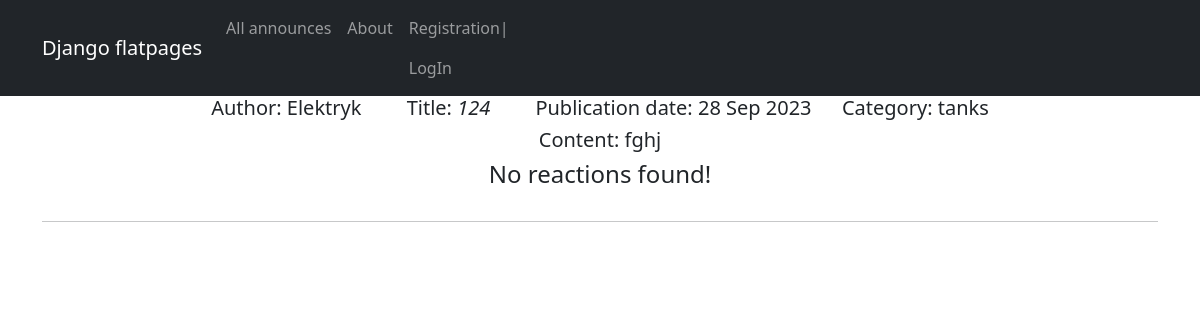
The page /announce/19/ on the database as committed earlier.
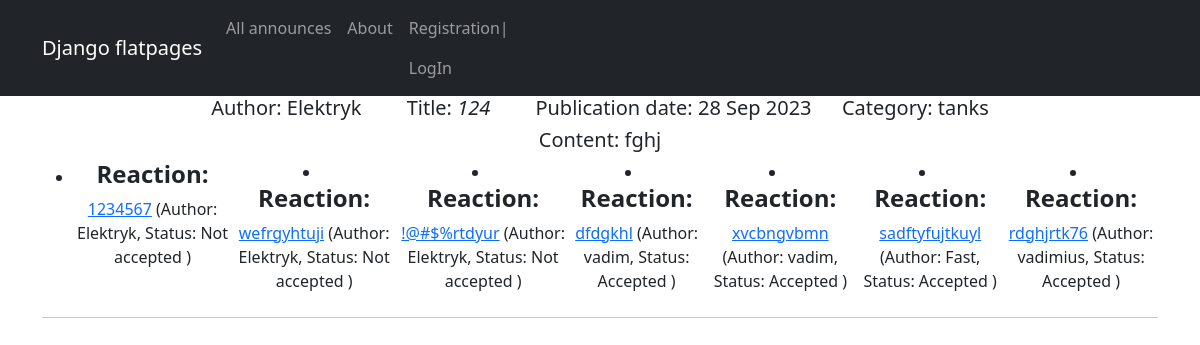
The same page on the database as committed later.
### content/models.py (models this page shows, shortened)
class Announce(models.Model):
	CATEGORY = (
		('tanks', 'Танки'),
		('heals', 'Хилы'),
		('dd', 'ДД'),
		('sellers', 'Торговцы'),
		('guildmasters', 'Гильдмастера'),
		('questgivers', 'Квестгиверы'),
		('smiths', 'Кузнецы'),
		('tanners', 'Кожевники'),
		('potionmakers', 'Зельевары'),
		('spellmasters', 'Мастера заклинаний'),
	)
	author = models.ForeignKey(User, on_delete=models.CASCADE)
	title = models.CharField(max_length=64)
	text = models.TextField()
	category = models.CharField(max_length=16, choices=CATEGORY, default='tanks')
	dateCreation = models.DateTimeField(auto_now_add=True)
	upload = models.FileField(upload_to='uploads/', blank=True)

class UserReaction(models.Model):
	author = models.ForeignKey(User, on_delete=models.CASCADE)
	text = models.TextField()
	announce = models.ForeignKey(Announce, on_delete=models.CASCADE, related_name='reactions')
	dateCreation = models.DateTimeField(auto_now_add=True)
	status = models.BooleanField(default=False)

### content/views.py (the view)
# urls.py: path('<int:pk>/', AnnounceDetail.as_view(), name='announce_detail'),
class AnnounceDetail(DetailView):
    model = Announce
    template_name = 'announce_id.html'
    context_object_name = 'Announce_id'
    def get_context_data(self, **kwargs):
        context = super().get_context_data(**kwargs)
        reacts = UserReaction.objects.filter(announce_id=self.kwargs['pk'])
        context['reacts'] = reacts
        return context

### templates/announce_id.html (shortened to what this page needs)
{% extends 'flatpages/default.html' %}
{% block content %}
{% if Announce_id %}
    <h5>
        Author: {{ Announce_id.author }}&emsp;&emsp;
        Title: <i>{{ Announce_id.title|truncatewords:2 }}</i>&emsp;&emsp;
        Publication date: {{ Announce_id.dateCreation|date:'d M Y' }} &emsp;
        Category: {{ Announce_id.category }}
    </h5>
    <h5>Content: {{ Announce_id.text|truncatewords:5 }}</h5>
    <div class="d-flex justify-content-md-center">
        {% if reacts %}
        <ul>
            {% for react in reacts %}
            <li>
                <h4><b>Reaction:</b></h4>
                <a href="{% url 'react_detail' pk=react.id %}">{{ react.text|truncatewords:2 }}</a>
                        (Author: {{react.author}}, Status:
                {% if react.status == False or react.status == None %}
                Not accepted
                {% else %}
                Accepted
                {% endif %})
            </li>
        </ul>
            {% endfor %}
        {% else %}
            <h4>No reactions found!</h4>
        {% endif %}
    </div>
    <hr class="my-4" />
{% else %}
    <h2>Publication not found!</h2>
{% endif %}
{% endblock content %}

### templates/flatpages/default.html (shortened to what this page needs)
<!DOCTYPE html>
<html lang="en">
    <head>
        {% load static %}
        <link href= "{% static 'css/admin.css' %}" rel="stylesheet" />
    </head>
    <body>
        <nav class="navbar navbar-expand-lg navbar-dark bg-dark static-top">
   <div class="container">
       <a class="navbar-brand" href="#">Django flatpages</a>
       <div class="collapse navbar-collapse" id="navbarResponsive">
           <ul class="navbar-nav ml-auto">
               <li class="nav-item active">
                   <li class="nav-item">
                   <a class="nav-link" href="/announce/">All announces</a>
               </li>
               <li class="nav-item">
                   <a class="nav-link" href="/about/">About</a>
               </li>
                   {% if request.user.is_authenticated %}
                   <a class="nav-link" href="{% url 'announce_create' %}">Add announce</a>
               </li>
                <li>
                   <a class="nav-link"  href="{% url 'my_announces' %}">My announce</a>
               </li>
               <li>
                   <a class="nav-link"  href="{% url 'reacts_to_announces' %}">React on my announce</a>
               </li>
                <li>
                   <a class="nav-link"> {{user.username}}| <a class="nav-link" href="{% url 'logout' %}">LogOut</a>
				    {% else %}
               <li>
               <a class="nav-link" href="{% url 'signing_up' %}">Registration| <a class="nav-link" href="{% url 'accounts/login' %}">LogIn</a>
                   {% endif %}
               </li>
           </ul>
       </div>
   </div>
</nav>
        <div class="container">
            <div class="row">
       <div class="col-lg-12 text-center">
           {% block content %}
           {% endblock content %}
       </div>
   </div>
</div>
    </body>
</html>

Rows that differ between the two databases and show on the page:
added UserReaction: text "1234567", author "Elektryk", status "Not accepted"
added UserReaction: text "wefrgyhtuji", author "Elektryk", status "Not accepted"
added UserReaction: text "!@#$%rtdyur", author "Elektryk", status "Not accepted"
added UserReaction: text "dfdgkhl", author "vadim", status "Accepted"
added UserReaction: text "xvcbngvbmn", author "vadim", status "Accepted"
added UserReaction: text "sadftyfujtkuyl", author "Fast", status "Accepted"
added UserReaction: text "rdghjrtk76", author "vadimius", status "Accepted"
Other text that changed with them:
text no longer shown: "No reactions found!"
